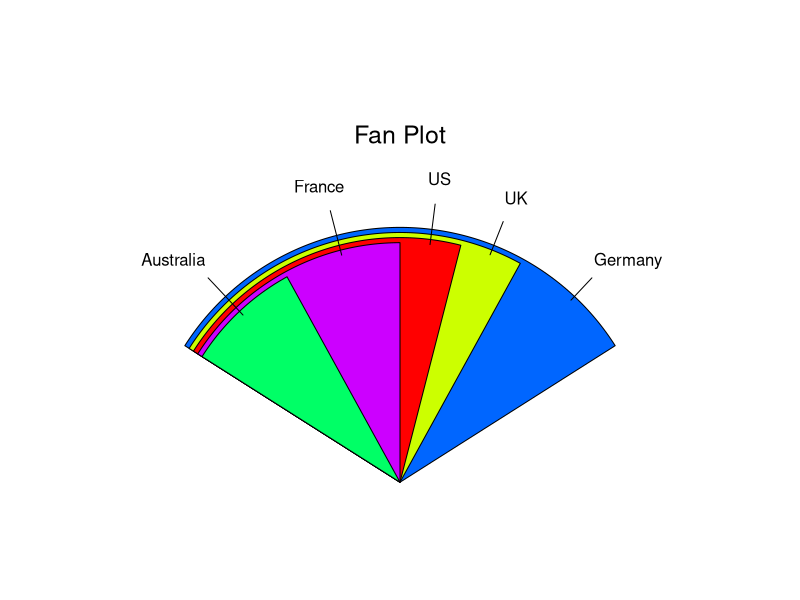

Here is the R script that generated this plot:
#FAN PLOT
library(plotrix)
slices<-c(10,12,4,16,8)
lbls<-c("US", "UK", "Australia", "Germany", "France")
fan.plot(slices,labels=lbls,main="Fan Plot")
